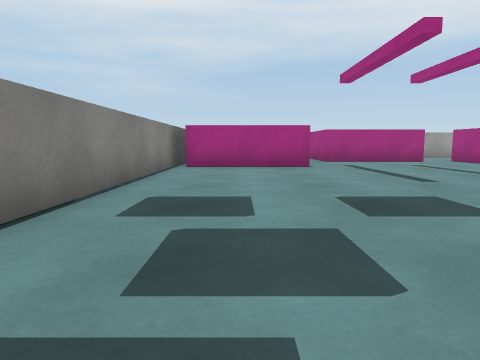
[1] (above)

17 first-person views from a walk through a scene from a Unity 3-D project. The camera is 0.56 m above the floor, tilts 6° down and sees 70° across. The floor is counted in squares, 1 m on a side. Each view is taken from the middle of a square. On the plan, view 1 faces up. The plan holds only what a view shows up to about 9 squares ahead; the rest is blank. The player is left out. Surface patterns are stand-ins for the level's own textures.

[2]
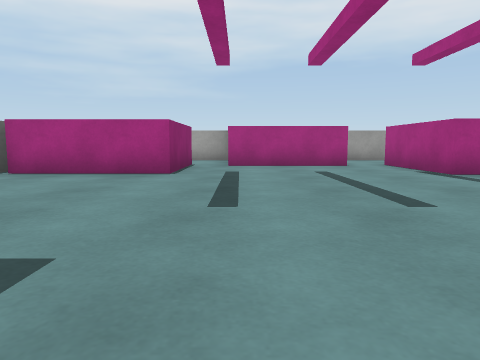

[3]
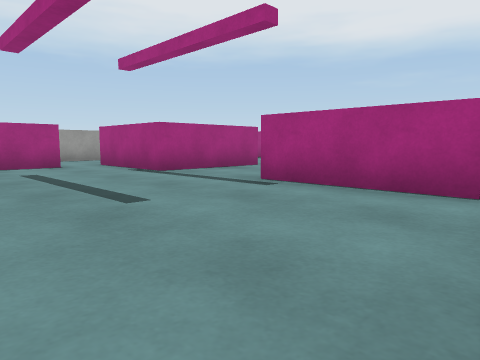

[4]
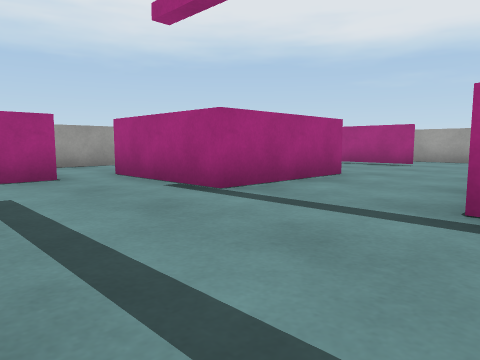

[5]
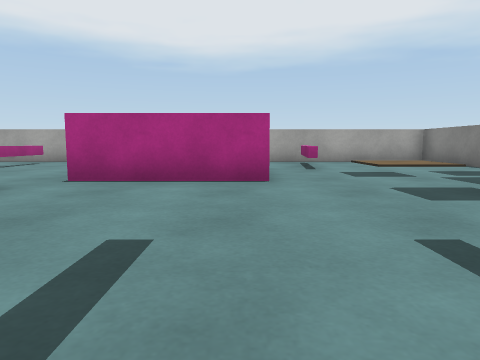

[6]
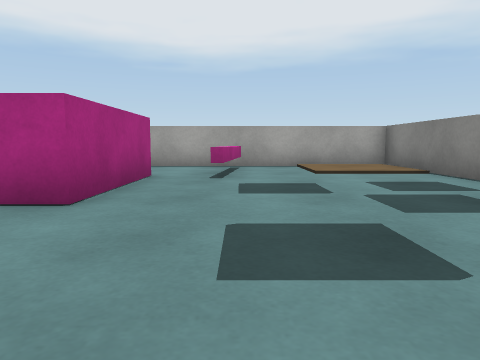

[7]
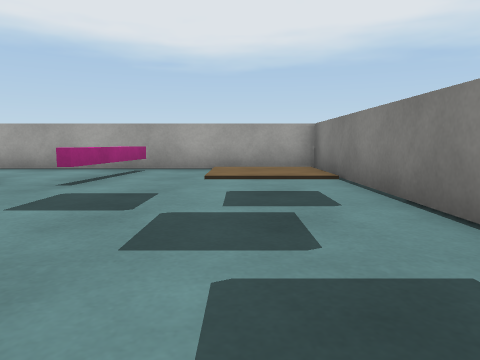

[8]
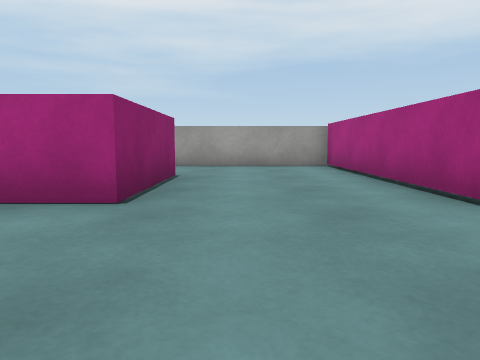

[9]
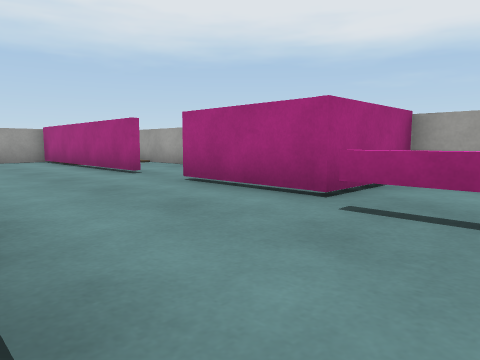

[10]
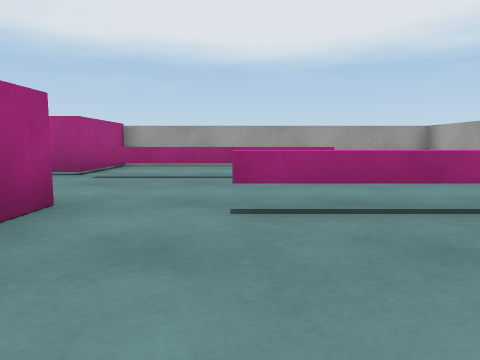

[11]
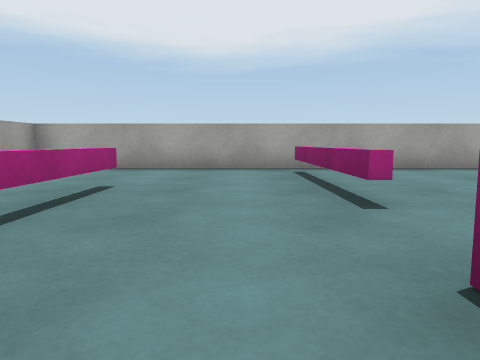

[12]
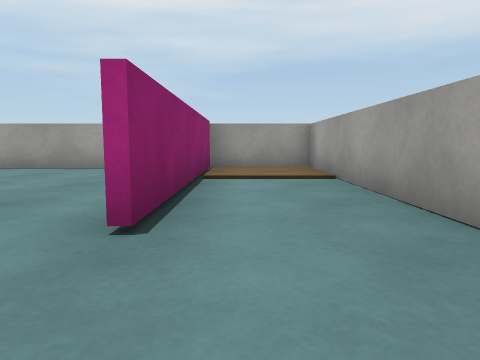

[13]
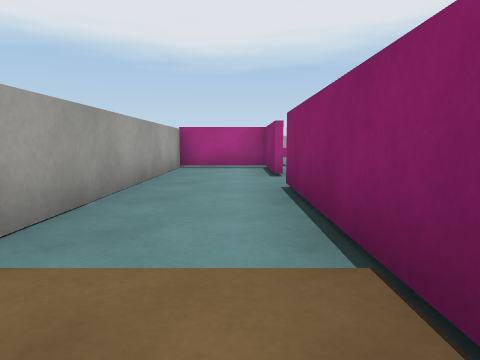

[14]
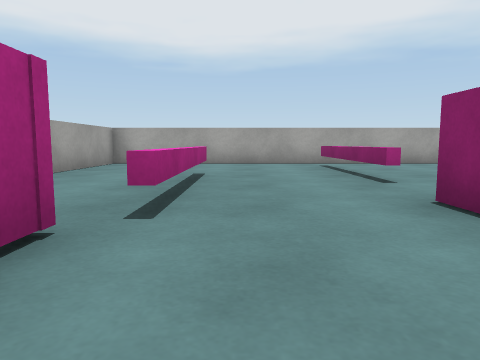

[15]
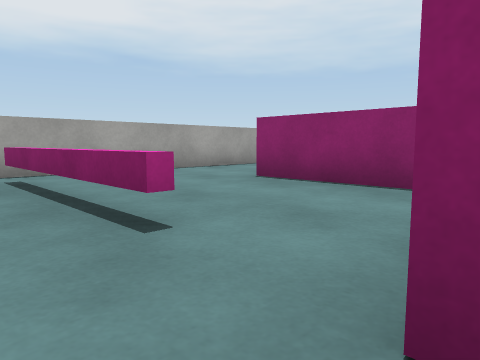

[16]
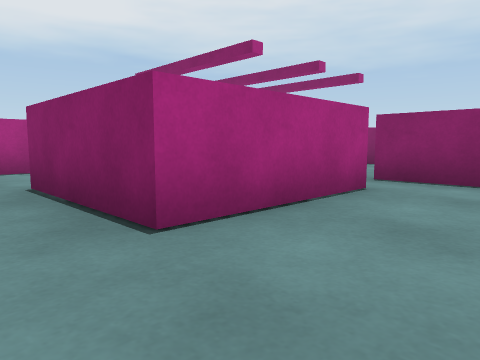

[17]
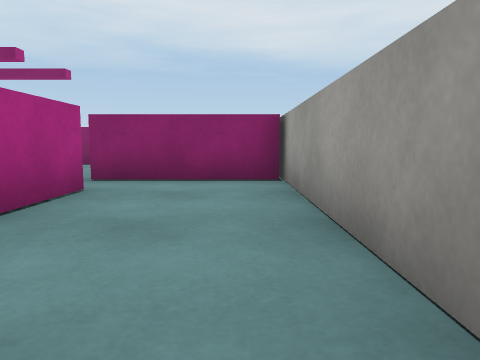

### Floor plan
Ten units are one square. View 1 is at (0, 0); x grows to the right and y downward. Boxes are objects, and circles mark ways between rooms. Rooms are numbered by the first view taken in them; rooms with no view inside come last. Other rooms are left out.
<svg viewBox="-22 -142 183 184">
<path fill="none" stroke="#000" d="M71 -26 71 -56M68 -82 68 -111 99 -111 99 -82 68 -82M66 -16 66 11M91 -56 98 -56M36 11 36 -19 66 -19M17 -111 17 -84 -14 -84M-17 -90 -17 37 99 37M132 -56 132 -65M57 -136 57 -107 26 -107M132 -80 132 -136M129 -137 50 -137M25 6 24 16M97 21 97 -11M20 32 23 6M101 -34 101 -27 94 -27M99 37 156 37 156 -39 132 -39 132 -56M126 6 126 -35M99 -11 99 30M133 -65 133 -40 156 -40 156 -137 129 -137M133 -135 133 -80"/>
<circle cx="100" cy="-20" r="3" fill="#2a7"/>
<circle cx="115" cy="-45" r="3" fill="#2a7"/>
<circle cx="130" cy="-75" r="3" fill="#2a7"/>
<text x="50" y="-50">1</text>
<text x="130" y="-10">2</text>
<text x="140" y="-90">3</text>
</svg>
Room 1 opens to room 2. Room 1 opens to room 3.

Where each view was taken, in squares from view 1:
view 1: 0 up, 0 right, facing up
view 2: 2 up, 3 right, facing up
view 3: 2 up, 3 right, facing up-right
view 4: 5 up, 4 right, facing up-right
view 5: 7 up, 4 right, facing down
view 6: 5 up, 2 right, facing down
view 7: 4 up, 0 right, facing down
view 8: 5 up, 11 right, facing up
view 9: 2 up, 10 right, facing up-right
view 10: 1 up, 7 right, facing right
view 11: 4 up, 11 right, facing down
view 12: 6 up, 14 right, facing up
view 13: 13 up, 14 right, facing down
view 14: 6 up, 12 right, facing down
view 15: 3 up, 11 right, facing down-left
view 16: 13 up, 11 right, facing down-left
view 17: 13 up, 11 right, facing left
